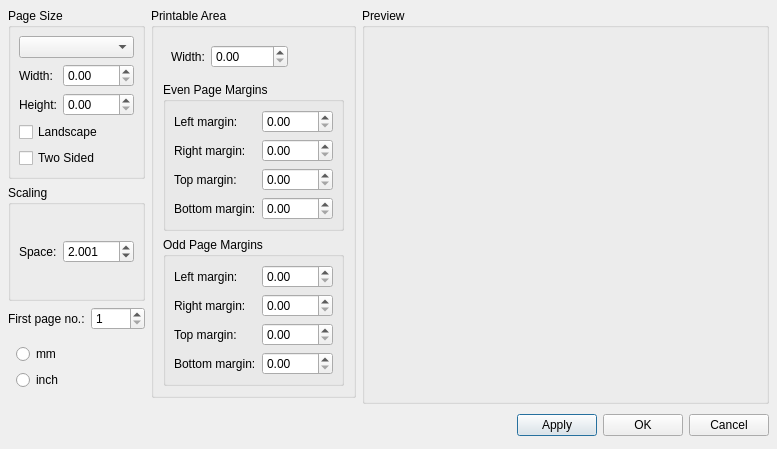
<?xml version="1.0" encoding="UTF-8"?>
<ui version="4.0">
 <class>PageSettingsBase</class>
 <widget class="QDialog" name="PageSettingsBase">
  <property name="geometry">
   <rect>
    <x>0</x>
    <y>0</y>
    <width>777</width>
    <height>445</height>
   </rect>
  </property>
  <property name="minimumSize">
   <size>
    <width>0</width>
    <height>0</height>
   </size>
  </property>
  <property name="windowTitle">
   <string>MuseScore: Page Settings</string>
  </property>
  <layout class="QGridLayout">
   <property name="margin">
    <number>8</number>
   </property>
   <property name="spacing">
    <number>6</number>
   </property>
   <item row="2" column="0" colspan="3">
    <layout class="QHBoxLayout">
     <property name="spacing">
      <number>6</number>
     </property>
     <property name="margin">
      <number>0</number>
     </property>
     <item>
      <spacer>
       <property name="orientation">
        <enum>Qt::Horizontal</enum>
       </property>
       <property name="sizeHint" stdset="0">
        <size>
         <width>131</width>
         <height>31</height>
        </size>
       </property>
      </spacer>
     </item>
     <item>
      <widget class="QPushButton" name="buttonApply">
       <property name="text">
        <string>Apply</string>
       </property>
      </widget>
     </item>
     <item>
      <widget class="QPushButton" name="buttonOk">
       <property name="text">
        <string>OK</string>
       </property>
      </widget>
     </item>
     <item>
      <widget class="QPushButton" name="buttonCancel">
       <property name="text">
        <string>Cancel</string>
       </property>
      </widget>
     </item>
    </layout>
   </item>
   <item row="0" column="0">
    <layout class="QVBoxLayout">
     <property name="spacing">
      <number>6</number>
     </property>
     <property name="margin">
      <number>0</number>
     </property>
     <item>
      <widget class="QGroupBox" name="groupBox">
       <property name="title">
        <string>Page Size</string>
       </property>
       <layout class="QGridLayout">
        <property name="margin">
         <number>8</number>
        </property>
        <property name="spacing">
         <number>6</number>
        </property>
        <item row="1" column="1">
         <widget class="QDoubleSpinBox" name="pageWidth">
          <property name="sizePolicy">
           <sizepolicy hsizetype="Minimum" vsizetype="Fixed">
            <horstretch>0</horstretch>
            <verstretch>0</verstretch>
           </sizepolicy>
          </property>
          <property name="maximum">
           <double>2000.000000000000000</double>
          </property>
         </widget>
        </item>
        <item row="2" column="1">
         <widget class="QDoubleSpinBox" name="pageHeight">
          <property name="sizePolicy">
           <sizepolicy hsizetype="Minimum" vsizetype="Fixed">
            <horstretch>0</horstretch>
            <verstretch>0</verstretch>
           </sizepolicy>
          </property>
          <property name="maximum">
           <double>2000.000000000000000</double>
          </property>
         </widget>
        </item>
        <item row="4" column="0" colspan="2">
         <widget class="QCheckBox" name="twosided">
          <property name="text">
           <string>Two Sided</string>
          </property>
         </widget>
        </item>
        <item row="3" column="0" colspan="2">
         <widget class="QCheckBox" name="landscape">
          <property name="text">
           <string>Landscape</string>
          </property>
         </widget>
        </item>
        <item row="2" column="0">
         <widget class="QLabel" name="label_3">
          <property name="text">
           <string>Height:</string>
          </property>
          <property name="textFormat">
           <enum>Qt::PlainText</enum>
          </property>
          <property name="buddy">
           <cstring>pageHeight</cstring>
          </property>
         </widget>
        </item>
        <item row="1" column="0">
         <widget class="QLabel" name="label_2">
          <property name="text">
           <string>Width:</string>
          </property>
          <property name="textFormat">
           <enum>Qt::PlainText</enum>
          </property>
          <property name="buddy">
           <cstring>pageWidth</cstring>
          </property>
         </widget>
        </item>
        <item row="0" column="0" colspan="2">
         <widget class="QComboBox" name="pageGroup"/>
        </item>
       </layout>
      </widget>
     </item>
     <item>
      <widget class="QGroupBox" name="groupBox_2">
       <property name="title">
        <string>Scaling</string>
       </property>
       <layout class="QHBoxLayout">
        <property name="spacing">
         <number>6</number>
        </property>
        <property name="margin">
         <number>8</number>
        </property>
        <item>
         <widget class="QLabel" name="label">
          <property name="toolTip">
           <string>Distance between two lines on a normal staff</string>
          </property>
          <property name="whatsThis">
           <string>Distance between two lines on a normal staff</string>
          </property>
          <property name="text">
           <string>Space:</string>
          </property>
          <property name="textFormat">
           <enum>Qt::PlainText</enum>
          </property>
          <property name="buddy">
           <cstring>spatiumEntry</cstring>
          </property>
         </widget>
        </item>
        <item>
         <widget class="QDoubleSpinBox" name="spatiumEntry">
          <property name="sizePolicy">
           <sizepolicy hsizetype="Minimum" vsizetype="Fixed">
            <horstretch>0</horstretch>
            <verstretch>0</verstretch>
           </sizepolicy>
          </property>
          <property name="decimals">
           <number>3</number>
          </property>
          <property name="minimum">
           <double>0.001000000000000</double>
          </property>
          <property name="maximum">
           <double>999.990000000000009</double>
          </property>
          <property name="singleStep">
           <double>0.200000000000000</double>
          </property>
          <property name="value">
           <double>2.001000000000000</double>
          </property>
         </widget>
        </item>
       </layout>
      </widget>
     </item>
     <item>
      <layout class="QHBoxLayout" name="horizontalLayout_2">
       <item>
        <widget class="QLabel" name="label_12">
         <property name="text">
          <string>First page no.:</string>
         </property>
         <property name="textFormat">
          <enum>Qt::PlainText</enum>
         </property>
         <property name="buddy">
          <cstring>pageOffsetEntry</cstring>
         </property>
        </widget>
       </item>
       <item>
        <widget class="QSpinBox" name="pageOffsetEntry">
         <property name="minimum">
          <number>1</number>
         </property>
         <property name="maximum">
          <number>999</number>
         </property>
        </widget>
       </item>
      </layout>
     </item>
     <item>
      <layout class="QVBoxLayout">
       <property name="spacing">
        <number>6</number>
       </property>
       <property name="margin">
        <number>8</number>
       </property>
       <item>
        <widget class="QRadioButton" name="mmButton">
         <property name="text">
          <string>mm</string>
         </property>
        </widget>
       </item>
       <item>
        <widget class="QRadioButton" name="inchButton">
         <property name="text">
          <string>inch</string>
         </property>
        </widget>
       </item>
      </layout>
     </item>
    </layout>
   </item>
   <item row="0" column="1">
    <layout class="QVBoxLayout">
     <property name="spacing">
      <number>6</number>
     </property>
     <property name="margin">
      <number>0</number>
     </property>
     <item>
      <widget class="QGroupBox" name="groupBox_5">
       <property name="title">
        <string>Printable Area</string>
       </property>
       <layout class="QVBoxLayout" name="verticalLayout_2">
        <item>
         <layout class="QFormLayout" name="formLayout">
          <property name="fieldGrowthPolicy">
           <enum>QFormLayout::ExpandingFieldsGrow</enum>
          </property>
          <property name="horizontalSpacing">
           <number>6</number>
          </property>
          <property name="verticalSpacing">
           <number>6</number>
          </property>
          <property name="margin">
           <number>8</number>
          </property>
          <item row="0" column="0">
           <widget class="QLabel" name="label_14">
            <property name="text">
             <string>Width:</string>
            </property>
            <property name="textFormat">
             <enum>Qt::PlainText</enum>
            </property>
           </widget>
          </item>
          <item row="0" column="1">
           <widget class="QDoubleSpinBox" name="printableWidth">
            <property name="sizePolicy">
             <sizepolicy hsizetype="Fixed" vsizetype="Fixed">
              <horstretch>0</horstretch>
              <verstretch>0</verstretch>
             </sizepolicy>
            </property>
            <property name="maximum">
             <double>20000.000000000000000</double>
            </property>
           </widget>
          </item>
         </layout>
        </item>
        <item>
         <widget class="QGroupBox" name="groupBox_3">
          <property name="title">
           <string>Even Page Margins</string>
          </property>
          <layout class="QFormLayout" name="formLayout_2">
           <property name="horizontalSpacing">
            <number>6</number>
           </property>
           <property name="verticalSpacing">
            <number>6</number>
           </property>
           <property name="margin">
            <number>8</number>
           </property>
           <item row="0" column="0">
            <widget class="QLabel" name="label_4">
             <property name="text">
              <string>Left margin:</string>
             </property>
             <property name="textFormat">
              <enum>Qt::PlainText</enum>
             </property>
             <property name="buddy">
              <cstring>evenPageLeftMargin</cstring>
             </property>
            </widget>
           </item>
           <item row="0" column="1">
            <widget class="QDoubleSpinBox" name="evenPageLeftMargin">
             <property name="sizePolicy">
              <sizepolicy hsizetype="Fixed" vsizetype="Fixed">
               <horstretch>0</horstretch>
               <verstretch>0</verstretch>
              </sizepolicy>
             </property>
             <property name="maximum">
              <double>2000.000000000000000</double>
             </property>
            </widget>
           </item>
           <item row="1" column="0">
            <widget class="QLabel" name="label_5">
             <property name="text">
              <string>Right margin:</string>
             </property>
             <property name="textFormat">
              <enum>Qt::PlainText</enum>
             </property>
             <property name="buddy">
              <cstring>evenPageRightMargin</cstring>
             </property>
            </widget>
           </item>
           <item row="1" column="1">
            <widget class="QDoubleSpinBox" name="evenPageRightMargin">
             <property name="sizePolicy">
              <sizepolicy hsizetype="Preferred" vsizetype="Fixed">
               <horstretch>0</horstretch>
               <verstretch>0</verstretch>
              </sizepolicy>
             </property>
             <property name="maximum">
              <double>2000.000000000000000</double>
             </property>
            </widget>
           </item>
           <item row="2" column="0">
            <widget class="QLabel" name="label_6">
             <property name="text">
              <string>Top margin:</string>
             </property>
             <property name="textFormat">
              <enum>Qt::PlainText</enum>
             </property>
             <property name="buddy">
              <cstring>evenPageTopMargin</cstring>
             </property>
            </widget>
           </item>
           <item row="2" column="1">
            <widget class="QDoubleSpinBox" name="evenPageTopMargin">
             <property name="sizePolicy">
              <sizepolicy hsizetype="Preferred" vsizetype="Fixed">
               <horstretch>0</horstretch>
               <verstretch>0</verstretch>
              </sizepolicy>
             </property>
             <property name="maximum">
              <double>2000.000000000000000</double>
             </property>
            </widget>
           </item>
           <item row="3" column="0">
            <widget class="QLabel" name="label_7">
             <property name="text">
              <string>Bottom margin:</string>
             </property>
             <property name="textFormat">
              <enum>Qt::PlainText</enum>
             </property>
             <property name="buddy">
              <cstring>evenPageBottomMargin</cstring>
             </property>
            </widget>
           </item>
           <item row="3" column="1">
            <widget class="QDoubleSpinBox" name="evenPageBottomMargin">
             <property name="sizePolicy">
              <sizepolicy hsizetype="Preferred" vsizetype="Fixed">
               <horstretch>0</horstretch>
               <verstretch>0</verstretch>
              </sizepolicy>
             </property>
             <property name="maximum">
              <double>2000.000000000000000</double>
             </property>
            </widget>
           </item>
          </layout>
         </widget>
        </item>
        <item>
         <widget class="QGroupBox" name="groupBox_4">
          <property name="title">
           <string>Odd Page Margins</string>
          </property>
          <layout class="QFormLayout" name="formLayout_3">
           <property name="horizontalSpacing">
            <number>6</number>
           </property>
           <property name="verticalSpacing">
            <number>6</number>
           </property>
           <property name="margin">
            <number>8</number>
           </property>
           <item row="0" column="0">
            <widget class="QLabel" name="label_8">
             <property name="text">
              <string>Left margin:</string>
             </property>
             <property name="textFormat">
              <enum>Qt::PlainText</enum>
             </property>
             <property name="buddy">
              <cstring>oddPageLeftMargin</cstring>
             </property>
            </widget>
           </item>
           <item row="0" column="1">
            <widget class="QDoubleSpinBox" name="oddPageLeftMargin">
             <property name="sizePolicy">
              <sizepolicy hsizetype="Fixed" vsizetype="Fixed">
               <horstretch>0</horstretch>
               <verstretch>0</verstretch>
              </sizepolicy>
             </property>
             <property name="maximum">
              <double>2000.000000000000000</double>
             </property>
            </widget>
           </item>
           <item row="1" column="0">
            <widget class="QLabel" name="label_9">
             <property name="text">
              <string>Right margin:</string>
             </property>
             <property name="textFormat">
              <enum>Qt::PlainText</enum>
             </property>
             <property name="buddy">
              <cstring>oddPageRightMargin</cstring>
             </property>
            </widget>
           </item>
           <item row="1" column="1">
            <widget class="QDoubleSpinBox" name="oddPageRightMargin">
             <property name="sizePolicy">
              <sizepolicy hsizetype="Preferred" vsizetype="Fixed">
               <horstretch>0</horstretch>
               <verstretch>0</verstretch>
              </sizepolicy>
             </property>
             <property name="maximum">
              <double>2000.000000000000000</double>
             </property>
            </widget>
           </item>
           <item row="2" column="0">
            <widget class="QLabel" name="label_10">
             <property name="text">
              <string>Top margin:</string>
             </property>
             <property name="textFormat">
              <enum>Qt::PlainText</enum>
             </property>
             <property name="buddy">
              <cstring>oddPageTopMargin</cstring>
             </property>
            </widget>
           </item>
           <item row="2" column="1">
            <widget class="QDoubleSpinBox" name="oddPageTopMargin">
             <property name="sizePolicy">
              <sizepolicy hsizetype="Preferred" vsizetype="Fixed">
               <horstretch>0</horstretch>
               <verstretch>0</verstretch>
              </sizepolicy>
             </property>
             <property name="maximum">
              <double>2000.000000000000000</double>
             </property>
            </widget>
           </item>
           <item row="3" column="0">
            <widget class="QLabel" name="label_11">
             <property name="text">
              <string>Bottom margin:</string>
             </property>
             <property name="textFormat">
              <enum>Qt::PlainText</enum>
             </property>
             <property name="buddy">
              <cstring>oddPageBottomMargin</cstring>
             </property>
            </widget>
           </item>
           <item row="3" column="1">
            <widget class="QDoubleSpinBox" name="oddPageBottomMargin">
             <property name="sizePolicy">
              <sizepolicy hsizetype="Preferred" vsizetype="Fixed">
               <horstretch>0</horstretch>
               <verstretch>0</verstretch>
              </sizepolicy>
             </property>
             <property name="maximum">
              <double>2000.000000000000000</double>
             </property>
            </widget>
           </item>
          </layout>
         </widget>
        </item>
       </layout>
      </widget>
     </item>
    </layout>
   </item>
   <item row="1" column="0">
    <spacer name="verticalSpacer">
     <property name="orientation">
      <enum>Qt::Vertical</enum>
     </property>
     <property name="sizeHint" stdset="0">
      <size>
       <width>20</width>
       <height>40</height>
      </size>
     </property>
    </spacer>
   </item>
   <item row="0" column="2" rowspan="2">
    <widget class="QGroupBox" name="previewGroup">
     <property name="sizePolicy">
      <sizepolicy hsizetype="Expanding" vsizetype="Expanding">
       <horstretch>0</horstretch>
       <verstretch>0</verstretch>
      </sizepolicy>
     </property>
     <property name="title">
      <string>Preview</string>
     </property>
     <layout class="QVBoxLayout" name="verticalLayout">
      <item>
       <layout class="QHBoxLayout" name="horizontalLayout"/>
      </item>
     </layout>
    </widget>
   </item>
  </layout>
 </widget>
 <tabstops>
  <tabstop>buttonApply</tabstop>
  <tabstop>buttonOk</tabstop>
  <tabstop>buttonCancel</tabstop>
  <tabstop>pageGroup</tabstop>
  <tabstop>pageWidth</tabstop>
  <tabstop>pageHeight</tabstop>
  <tabstop>landscape</tabstop>
  <tabstop>twosided</tabstop>
  <tabstop>spatiumEntry</tabstop>
  <tabstop>mmButton</tabstop>
  <tabstop>inchButton</tabstop>
  <tabstop>evenPageLeftMargin</tabstop>
  <tabstop>evenPageRightMargin</tabstop>
  <tabstop>evenPageTopMargin</tabstop>
  <tabstop>evenPageBottomMargin</tabstop>
  <tabstop>oddPageLeftMargin</tabstop>
  <tabstop>oddPageRightMargin</tabstop>
  <tabstop>oddPageTopMargin</tabstop>
  <tabstop>oddPageBottomMargin</tabstop>
 </tabstops>
 <resources/>
 <connections>
  <connection>
   <sender>buttonOk</sender>
   <signal>clicked()</signal>
   <receiver>PageSettingsBase</receiver>
   <slot>accept()</slot>
   <hints>
    <hint type="sourcelabel">
     <x>278</x>
     <y>253</y>
    </hint>
    <hint type="destinationlabel">
     <x>96</x>
     <y>254</y>
    </hint>
   </hints>
  </connection>
  <connection>
   <sender>buttonCancel</sender>
   <signal>clicked()</signal>
   <receiver>PageSettingsBase</receiver>
   <slot>reject()</slot>
   <hints>
    <hint type="sourcelabel">
     <x>369</x>
     <y>253</y>
    </hint>
    <hint type="destinationlabel">
     <x>179</x>
     <y>282</y>
    </hint>
   </hints>
  </connection>
 </connections>
</ui>
